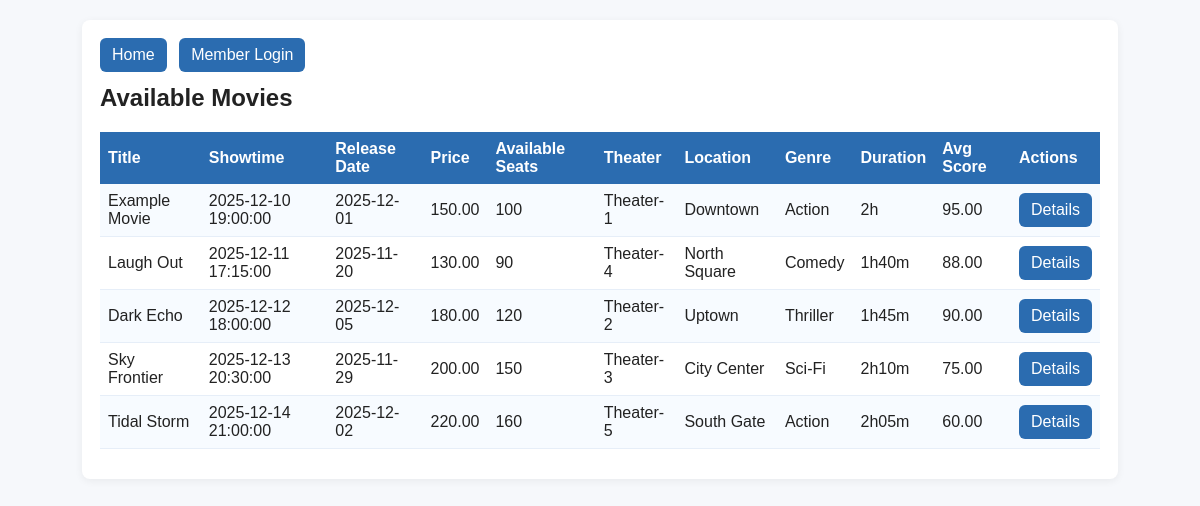
The app's page /movies.php with its own data.
### tables this page shows
CREATE TABLE movies (
  movie_id INT AUTO_INCREMENT PRIMARY KEY,
  title VARCHAR(255) NOT NULL,
  showtime DATETIME NOT NULL,
  release_date DATE,
  price_per_seat DECIMAL(8,2) NOT NULL DEFAULT 0.00,
  total_seats INT NOT NULL DEFAULT 0,
  theater_id INT NOT NULL,
  genre VARCHAR(100),
  duration VARCHAR(50),
  FOREIGN KEY (theater_id) REFERENCES theaters(theater_id) ON DELETE CASCADE
);

CREATE TABLE theaters (
  theater_id INT AUTO_INCREMENT PRIMARY KEY,
  theater_number VARCHAR(50) NOT NULL,
  location VARCHAR(255) NOT NULL
);

### movies.php (the view, shortened to what this page needs)
<?php
require 'db.php';
$sql = "SELECT m.*, t.theater_number, t.location,
           (SELECT ROUND(AVG(s.score),2) FROM scores s WHERE s.movie_id = m.movie_id) AS avg_score
        FROM movies m
        JOIN theaters t ON m.theater_id = t.theater_id
        ORDER BY m.showtime ASC";
$res = $mysqli->query($sql);
?>
<!doctype html>
<html>
<head><meta charset="utf-8"><title>Movies</title><link rel="stylesheet" href="style.css"></head>
<body>
<div class="container">
  <div class="nav">
    <a class="button" href="index.php">Home</a>
    <?php if(isset($_SESSION['user_id'])): ?>
      <a class="button" href="profile.php">Profile</a>
      <a class="button" href="logout.php">Logout</a>
    <?php else: ?>
      <a class="button" href="login_user.php">Member Login</a>
    <?php endif; ?>
  </div>
  <h2>Available Movies</h2>
  <table>
    <tr>
      <th>Title</th><th>Showtime</th><th>Release Date</th><th>Price</th><th>Available Seats</th>
      <th>Theater</th><th>Location</th><th>Genre</th><th>Duration</th><th>Avg Score</th><th>Actions</th>
    </tr>
    <?php while($row = $res->fetch_assoc()): ?>
      <tr>
        <td><?php echo htmlspecialchars($row['title']); ?></td>
        <td><?php echo htmlspecialchars($row['showtime']); ?></td>
        <td><?php echo htmlspecialchars($row['release_date']); ?></td>
        <td><?php echo htmlspecialchars($row['price_per_seat']); ?></td>
        <td><?php echo (int)$row['total_seats']; ?></td>
        <td><?php echo htmlspecialchars($row['theater_number']); ?></td>
        <td><?php echo htmlspecialchars($row['location']); ?></td>
        <td><?php echo htmlspecialchars($row['genre']); ?></td>
        <td><?php echo htmlspecialchars($row['duration']); ?></td>
        <td><?php echo $row['avg_score'] ?? '-'; ?></td>
        <td>
          <a class="button" href="movie_details.php?id=<?php echo $row['movie_id']; ?>">Details</a>
        </td>
      </tr>
    <?php endwhile; ?>
  </table>
</div>
</body>
</html>

### style.css (style rules this page uses)
body { font-family: Arial, Helvetica, sans-serif; background: #f6f8fb; margin: 0; padding: 20px; color: #222; }
.container { max-width: 1000px; margin: 0 auto; background: #fff; padding: 18px; border-radius: 8px; box-shadow: 0 2px 8px rgba(0,0,0,0.06); }
h1,h2 { margin-top: 0; }
table { width: 100%; border-collapse: collapse; margin-bottom: 12px; }
th { background: #2b6cb0; color: white; padding: 8px; text-align: left; }
td { padding: 8px; border-bottom: 1px solid #e6eef8; }
tr:nth-child(even) td { background: #f7fbff; }
tr:nth-child(odd) td { background: #ffffff; }
.button { display: inline-block; padding: 8px 12px; border-radius: 6px; text-decoration: none; background: #2b6cb0; color: white; border: 0; cursor: pointer; }
.nav { margin-bottom: 12px; }
.nav a { margin-right: 8px; }

### records on screen
movies: title "Example Movie", showtime "2025-12-10 19:00:00", release_date "2025-12-01", price_per_seat "150.00", total_seats "100", theater.theater_number "Theater-1", theater.location "Downtown", genre "Action", duration "2h", avg_score "95.00"
movies: title "Laugh Out", showtime "2025-12-11 17:15:00", release_date "2025-11-20", price_per_seat "130.00", total_seats "90", theater.theater_number "Theater-4", theater.location "North Square", genre "Comedy", duration "1h40m", avg_score "88.00"
movies: title "Dark Echo", showtime "2025-12-12 18:00:00", release_date "2025-12-05", price_per_seat "180.00", total_seats "120", theater.theater_number "Theater-2", theater.location "Uptown", genre "Thriller", duration "1h45m", avg_score "90.00"
movies: title "Sky Frontier", showtime "2025-12-13 20:30:00", release_date "2025-11-29", price_per_seat "200.00", total_seats "150", theater.theater_number "Theater-3", theater.location "City Center", genre "Sci-Fi", duration "2h10m", avg_score "75.00"
movies: title "Tidal Storm", showtime "2025-12-14 21:00:00", release_date "2025-12-02", price_per_seat "220.00", total_seats "160", theater.theater_number "Theater-5", theater.location "South Gate", genre "Action", duration "2h05m", avg_score "60.00"
